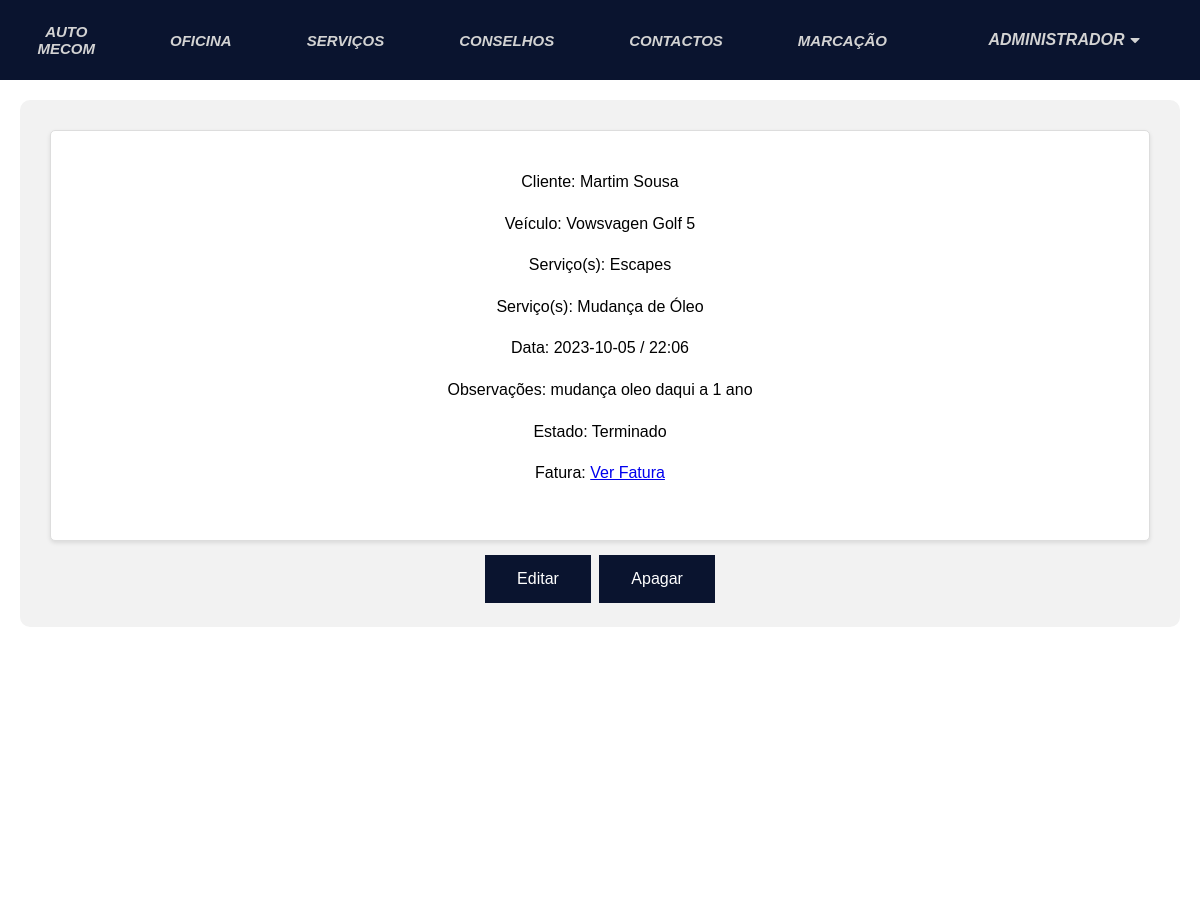
The app's page /obras.html (signed in, upper part), older data.
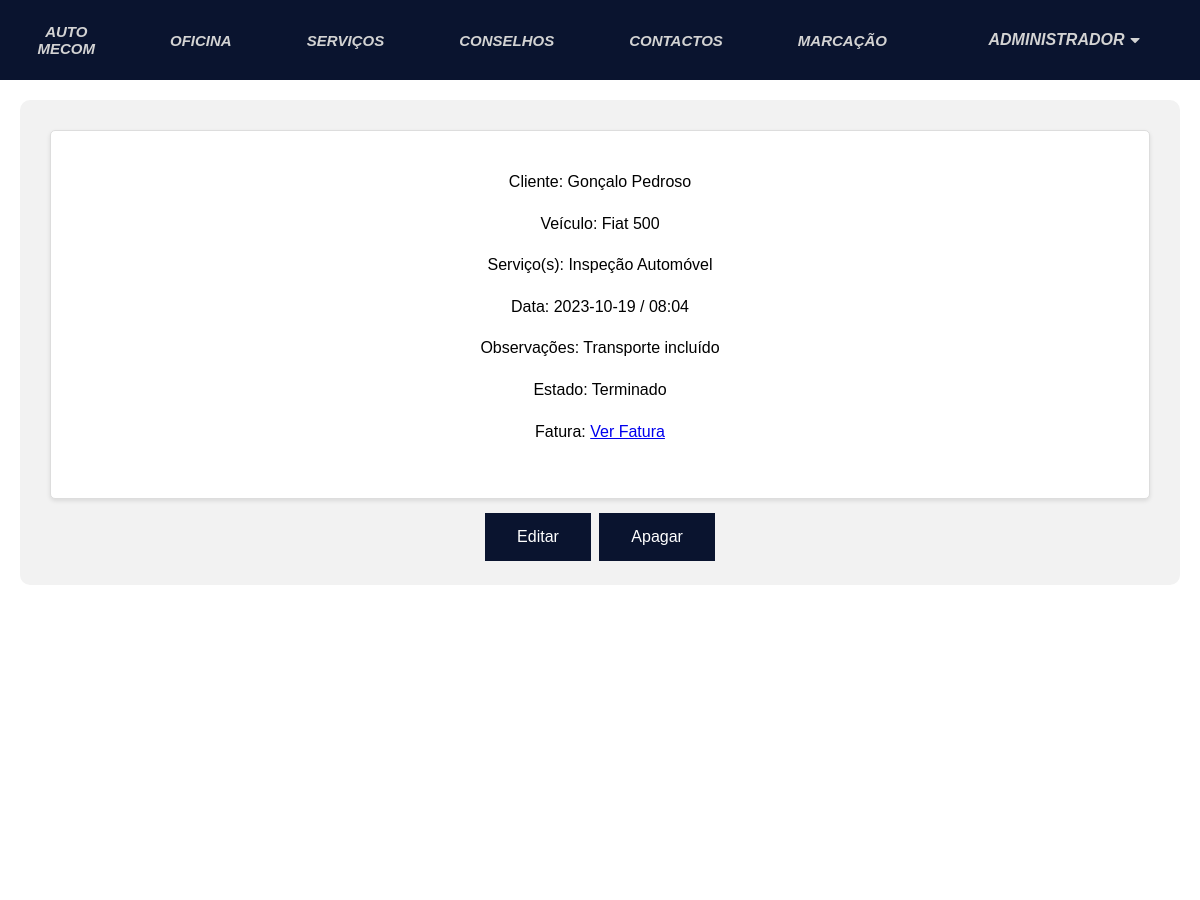
The same page, newer data.
### automecom/models.py (models this page shows, shortened)
class Marcacao(models.Model):
    utilizador = models.ForeignKey(Utilizador, on_delete=models.CASCADE, related_name="marcacoes", blank=True,
                                   null=True)
    nome = models.CharField(max_length=200)
    apelido = models.CharField(max_length=200)
    email = models.CharField(max_length=200)
    telefone = models.IntegerField()
    servicos = models.ManyToManyField(Servico)
    veiculo = models.OneToOneField(Veiculo, on_delete=models.CASCADE)
    data = models.CharField(max_length=200, default=0)
    hora = models.CharField(max_length=200, default=0)
    descricao = models.TextField(max_length=500)
    ESTADOS = [
        ('Por confirmar', 'Por confirmar'),
        ('Confirmado', "Confirmado"),
        ('Terminado', 'Terminado')
    ]
    estado = models.CharField(max_length=50, choices=ESTADOS, default='Por confirmar')
    numero = models.IntegerField(default=0)
    orcamento = models.FileField(upload_to='tarefas/', null=True, blank=True)
    observacoes = models.TextField(max_length=500, default=" ")
    fatura = models.FileField(upload_to='tarefas/', null=True, blank=True)

class Veiculo(models.Model):
    marca = models.CharField(max_length=200)
    modelo = models.CharField(max_length=200)
    ano = models.PositiveIntegerField(default=0000)
    matricula = models.CharField(max_length=8)
    kms = models.IntegerField(default=0)
    def __str__(self):
        return self.marca + " " + self.modelo

class Servico(models.Model):
    nome = models.CharField(max_length=50)
    descricao = models.CharField(max_length=350, default="", blank=True)
    tipo = models.ManyToManyField(TipoServico)

### automecom/views.py (the view)
# urls.py: path('obras.html', views.obras_view, name='obras'),
def obras_view(request):
    utilizador = Utilizador.objects.get(user=request.user)
    context = {
        "marcacoes": Marcacao.objects.filter(utilizador_id=utilizador),
        "estado": Marcacao.estado,
        "data": Marcacao.data,
        "hora": Marcacao.hora,
    }
    if is_administrador(request.user):
        context = {
            "marcacoes": Marcacao.objects.all(),
            "estado": Marcacao.estado,
            "data": Marcacao.data,
            "hora": Marcacao.hora,
        }
    return render(request, 'automecom/obras.html', context)

### automecom/templatetags/custom_tags.py (called while the page is built)
@register.filter(name="is_administrador")
def is_administrador(user):
    if isinstance(user, AnonymousUser):
        return False
    try:
        utilizador = Utilizador.objects.get(user=user) or None
    except Utilizador.DoesNotExist:
        return False
    if utilizador is None:
        return False
    return utilizador.administrador

### automecom/templates/automecom/obras.html (shortened to what this page needs)
<!DOCTYPE html>
<html lang="en">
<head>
</head>
{% extends 'automecom/layout.html' %}
{% load custom_tags %}
{% block main %}
{% load static %}
<body>
<section>
{% for marcacao in marcacoes %}
    {% if marcacao.estado == "Terminado" %}
    <div class="Serv">
        <div>
            <br>
            {% if user|is_administrador %}
            <p>Cliente: {{marcacao.nome}} {{marcacao.apelido}}</p>
            <p>Veículo: {{marcacao.veiculo}}</p>
            {% for servico in marcacao.servicos.all %}
            <p>Serviço(s): {{ servico.nome }}</p>
            {% endfor %}
            <p>Data: {{marcacao.data}} / {{marcacao.hora}}</p>
            <p>Observações: {{ marcacao.observacoes }}</p>
            <p>Estado: {{marcacao.estado}}</p>
                {% if marcacao.fatura %}
                    <p>Fatura: <a href="{{ marcacao.fatura.url }}" target="_blank">Ver Fatura</a></p>
                {% else %}
                    <p>Nenhuma fatura associada a esta obra.</p>
                {% endif %}
            {% endif %}
            <br>
        </div>
    </div>
    {% if user|is_administrador %}
    <a href="{% url 'automecom:editarmarc' marcacao.id %}" class="botao">Editar</a>
    <a href="{% url 'automecom:apagarmarc' marcacao.id %}" class="botao">Apagar</a>
    {% endif %}
    <br>
    {% endif %}
{% endfor %}
</section>
</body>
</html>
{% endblock %}

Row changes from the older to the newer data that the page shows:
removed Marcacao: nome "Martim", apelido "Sousa", veiculo "Vowsvagen Golf 5", data "2023-10-05", hora "22:06", observacoes "mudança oleo daqui a 1 ano", estado "Terminado"
no longer on this page (row unchanged): Servico: nome "Escapes", shown under "Martim"
no longer on this page (row unchanged): Servico: nome "Mudança de Óleo", shown under "Martim"
added Marcacao: nome "Gonçalo", apelido "Pedroso", veiculo "Fiat 500", data "2023-10-19", hora "08:04", observacoes "Transporte incluído", estado "Terminado"
now on this page (row unchanged): Servico: nome "Inspeção Automóvel", shown under "Gonçalo"
